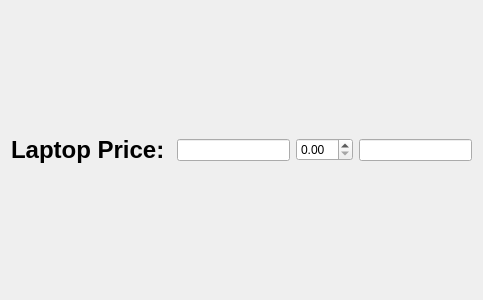
<?xml version="1.0" encoding="UTF-8"?>
<!--
  Output from the Qt Designer
  PyQt6 Course for Beginners - Parwiz Forogh (https://youtu.be/ot94H3-d5d8?t=4352)
  Detailed notes: https://tinyurl.com/y5db3c5c

  Related to:
    - double_spin_box.py
    - double_spin_box_gen.py

  Concepts Introduced:
    - Launching Qt Designer with: qt6-tools designer
    - Instantiating a double spin box
    - Setting CSS style for multiple classes

-->
<ui version="4.0">
 <class>Form</class>
 <widget class="QWidget" name="Form">
  <property name="geometry">
   <rect>
    <x>0</x>
    <y>0</y>
    <width>483</width>
    <height>300</height>
   </rect>
  </property>
  <property name="windowTitle">
   <string>Form</string>
  </property>
  <property name="styleSheet">
   <string notr="true">QWidget {
background-color:&quot;green&quot;
}
QLabel {
color:&quot;white&quot;
}

QLineEdit {
color:&quot;White&quot;
}

QDoubleSpinBox {
color:&quot;white&quot;
}</string>
  </property>
  <layout class="QHBoxLayout" name="horizontalLayout_2">
   <item>
    <layout class="QHBoxLayout" name="horizontalLayout">
     <item>
      <widget class="QLabel" name="label">
       <property name="font">
        <font>
         <pointsize>18</pointsize>
         <bold>true</bold>
        </font>
       </property>
       <property name="text">
        <string>Laptop Price: </string>
       </property>
      </widget>
     </item>
     <item>
      <widget class="QLineEdit" name="lineEdit"/>
     </item>
     <item>
      <widget class="QDoubleSpinBox" name="doubleSpinBox"/>
     </item>
     <item>
      <widget class="QLineEdit" name="lineEdit_2"/>
     </item>
    </layout>
   </item>
  </layout>
 </widget>
 <resources/>
 <connections/>
</ui>
